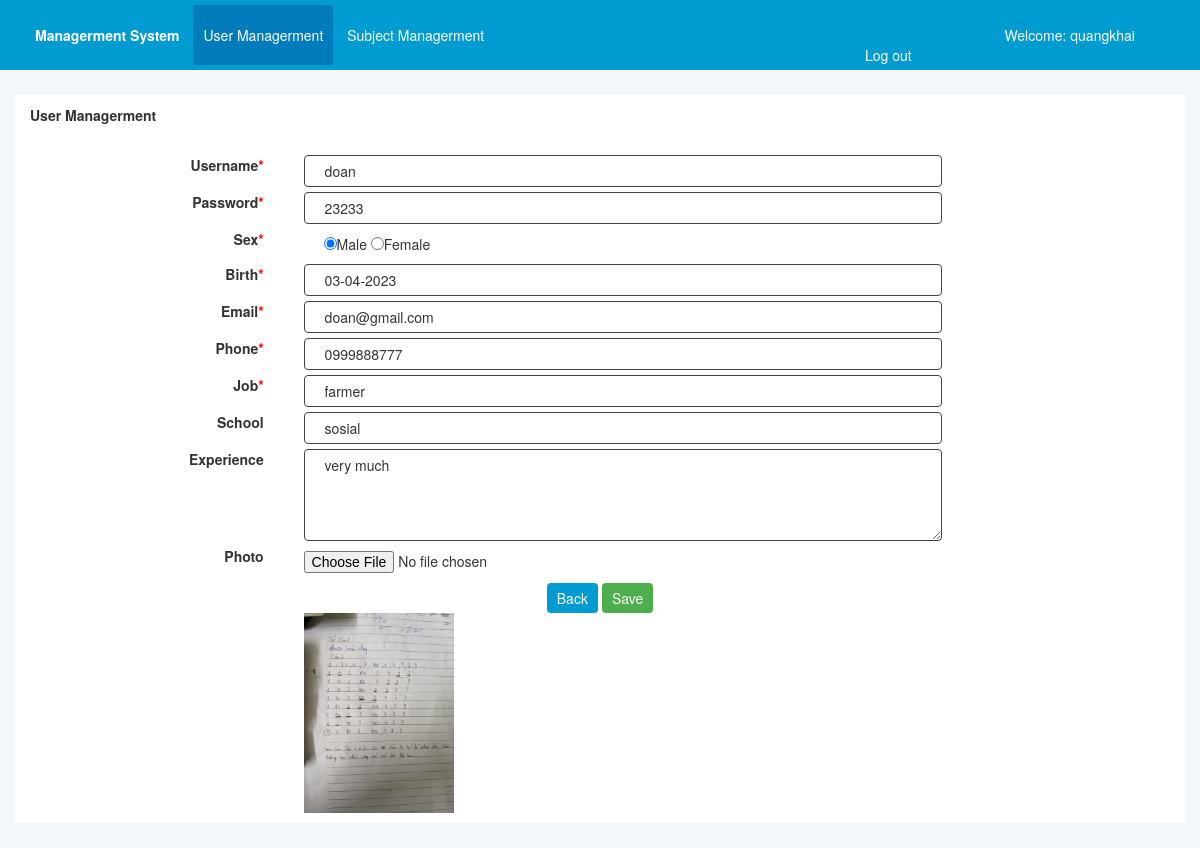
The page /User/user_update/311 (signed in) on the database its author committed.
### tables this page shows
CREATE TABLE `user` (
  `id_user` int(11) NOT NULL,
  `username` varchar(250) NOT NULL,
  `password` varchar(250) NOT NULL,
  `birth` date DEFAULT NULL,
  `email` varchar(250) NOT NULL,
  `phone` varchar(20) DEFAULT NULL,
  `photo` varchar(250) DEFAULT NULL,
  `sex` varchar(10) NOT NULL,
  `job` varchar(250) NOT NULL,
  `school` varchar(250) NOT NULL,
  `experience` text NOT NULL
);

### mvc/core/Controller.php (called while the page is built, shortened)
<?php
class Controller
{
   public function view($view, $data = [], $arr = null)
   {
      require './mvc/views/' . $view . '.php';
   }
}

### mvc/core/App.php (called while the page is built, shortened)
<?php
class App{
   protected $action="get_view";
   public function urlprocess()
   {
      if(isset($_GET['url']))
      {
         $url=rtrim($_GET['url'],'/');
         return explode('/', $url);
      }
   }
   public function __construct() {
      $url=$this->urlprocess();
      if(isset($url[0]))
      {
         unset( $url[0]);
      }
      $this->controller = new $this->controller;
      if(isset($url[1]))
      {
         if(method_exists($this->controller, $url[1]))
         {
            $this->action=$url[1];
         }
         unset($url[1]);
      }
      $this->params= $url? array_values($url) : [];
      call_user_func_array([$this->controller, $this->action], $this->params );
   }
}

### mvc/core/Database.php (called while the page is built, shortened)
<?php
class Database{
   private $host=HOST_DB;
   private $Servername=SEVER_DB;
   private $password=PASS_DB;
   private $db_name=NAME_DB;
   private $connectionString;
   public function __construct() {
      $this->connectionString= new mysqli($this->host, $this->Servername, $this->password, $this->db_name);
   }
   public function select($sql)
   {
      $data=null;
      $result=$this->connectionString->query($sql);
      if($result->num_rows >0)
      {
         while($row=$result->fetch_assoc())
         {
            $data[]=$row;
         }
         return $data;
      }
   }
}

### mvc/models/UserModel.php (called while the page is built, shortened)
<?php
class UserModel
{
   private $db;
   public function __construct()
   {
      $this->db = new Database();
   }
   public function get_user($column = '*', $where = "", $join = "" )
   {
      $sql = "SELECT $column FROM user $where";
      $result = $this->db->select($sql);
      return $result;
   }
}

### mvc/views/user/user_edit.php (the view, shortened to what this page needs)
<?php
$data_user= isset($data['user']) ? $data['user'] : [];
if(isset($data_user['birth'])){
   $newDate = date("d-m-Y", strtotime($data_user['birth'])) ;
}
?>
<div class="wrapper">
   <div class="container">
      <div class="mb-30">
         <div class="left-h2">
            <h2>User Managerment</h2>
         </div>
      </div>
      <div class="form">
         <form class="" action="/User/user_update/<?php echo $data_user['id_user']?>" method="POST" enctype="multipart/form-data">
            <div class="div-center">
               <div class="div-label"><label for="title" class="bold">Username<span class="red-span">*</span></label></div>
               <input class="input-center" name="username" type="text" id="username" value="<?php echo isset($data_user['username']) ? $data_user['username'] : ''; ?>" autocomplete="off">
            </div>
            <div class="div-center">
            <div class="div-label"><label for="title" class="bold">Password<span class="red-span">*</span></label></div>
               <input class="input-center" name="password" type="text" id="password" value="<?php echo isset($data_user['password']) ? $data_user['password'] : ''; ?>" autocomplete="off">
            </div>
            <div class="div-center">
            <div class="div-label"><label for="title" class="bold">Sex<span class="red-span">*</span></label></div>
            <div style="border: none" class="input-center">
            <input checked name="sex_input" class="" type="radio" value="male" <?php if (isset($data_user['sex']) &&  $data_user['sex'] == "male") {
                                                                                    echo "checked";
                                                                                 } else {
                                                                                    echo "";
                                                                                 } ?>><span class="mr10">Male</span>
               <input name="sex_input" class="" type="radio" value="female" <?php if (isset($data_user['sex']) &&  $data_user['sex'] == "female") {
                                                                                       echo "checked";
                                                                                    } else {
                                                                                       echo "";
                                                                                    } ?>><span class="mr10">Female</span>
            </div>
            </div>
            <div class="div-center">
            <div class="div-label"><label for="title" class="bold">Birth<span class="red-span">*</span></label></div>
               <input class="input-center" name="birth" type="text" id="birth" value="<?php echo isset($newDate) ? $newDate : ''; ?>" autocomplete="off">
            </div>
            <div class="div-center">
            <div class="div-label"><label for="title" class="bold">Email<span class="red-span">*</span></label></div>
               <input class="input-center" name="email" type="text" id="email" value="<?php echo isset($data_user['email']) ? $data_user['email'] : ''; ?>" autocomplete="off">
            </div>
            <div class="div-center">
            <div class="div-label"><label for="title" class="bold">Phone<span class="red-span">*</span></label></div>
               <input class="input-center" name="phone" type="number" id="phone" value="<?php echo isset($data_user['phone']) ? $data_user['phone'] : ''; ?>" autocomplete="off">
            </div>
            <div class="div-center">
            <div class="div-label"><label for="title" class="bold">Job<span class="red-span">*</span></label></div>
               <input class=" input-center" name="job" type="text" id="job" value="<?php echo isset($data_user['job']) ? $data_user['job'] : ''; ?>" autocomplete="off">
            </div>
            <div class="div-center">
            <div class="div-label"><label for="title" class="bold">School</label></div>
               <input class="input-center" name="school" type="text" id="school" value="<?php echo isset($data_user['school']) ? $data_user['school'] : ''; ?>" autocomplete="off">
            </div>
            <div class="div-center">
            <div class="div-label"><label for="title" class="bold">Experience</label></div>
               <textarea class="input-center" name="experience" id="experience" rows="4" autocomplete="off"><?php echo isset($data_user['experience']) ? $data_user['experience'] : ''; ?></textarea>
            </div>
            <div class="div-center">
            <div class="div-label"><label for="title" class="bold">Photo</label></div>
               <input style="border: none; padding-left: 0px;" class="input-center" accept="image/*" class="" name="photo" type="file" id="photo" value="">
            </div>
            <div class=" text-center">
               <a style="text-decoration: auto;" href="/User/user_list" title="">
                  <button class="btn-blue" type="button">Back</button>
               </a>
               <button class="btn-green" type="submit" onclick="check()">Save</button>
            </div>
      </form>
      <img style="width: 150px; height:200px; margin-left: 24%" id="blah" src="/front_end/pictures/<?php echo isset($data_user['photo']) ? $data_user['photo'] : ''; ?>" alt="your image" />
      </div>
   </div>
</div>
<link rel="stylesheet" href="//code.jquery.com/ui/1.13.2/themes/base/jquery-ui.css">

### front_end/css/main.css (style rules this page uses)
* { font-family: "Helvetica Neue", Helvetica, Arial, sans-serif; font-size: 14px; line-height: 1.42857143; color: #333; margin: 0; }
.wrapper { background-color: white; margin: 25px 15px; padding: 10px 15px; }
.mb-30 { margin-bottom: 30px; }
.input-center { padding: 5px 20px; border: 1px solid #444343; border-radius: 4px; box-sizing: border-box; width: 80%; justify-content: center; float: right; }
.div-label { width: 15%; float: left; text-align: right; }
.div-center { width: 70%; margin: auto 10%; margin-bottom: 5px; display: inline-block; }
.btn-blue { background: #009CD1; color: #fff; padding: 5px 10px; border-radius: 4px; text-align: center; border: 0px; text-decoration: none; }
.btn-green { background: #4cae4c; color: #fff; padding: 5px 10px; border-radius: 4px; text-align: center; border: 0px; text-decoration: none; }
.text-center { text-align: center; }
.bold { font-weight: 600; text-align: right; }
.red-span { color: red; }

### rows shown on the page
user: username "doan", sex "☑", birth "03-04-2023", email "doan@gmail.com", phone "0999888777", job "farmer", school "sosial", experience "very much", photo (picture)

### other values the page prints
$_SESSION['user'] "quangkhai"
